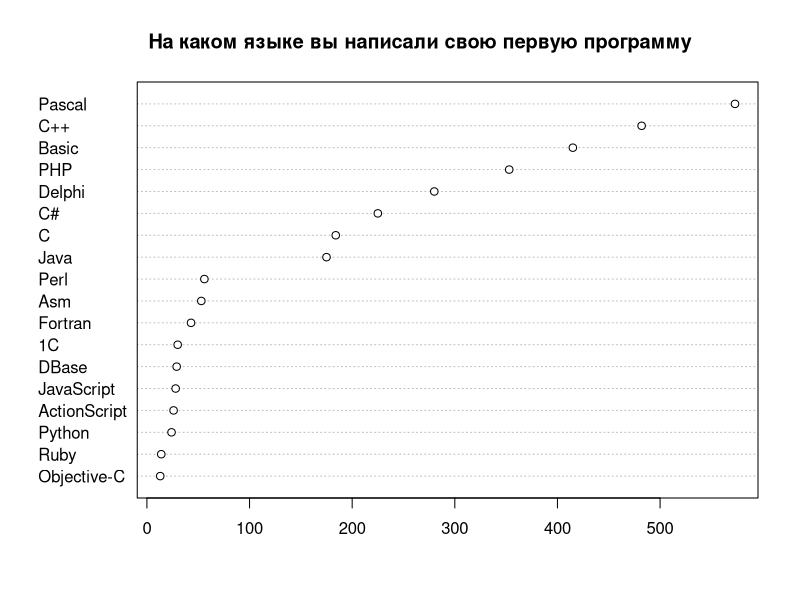
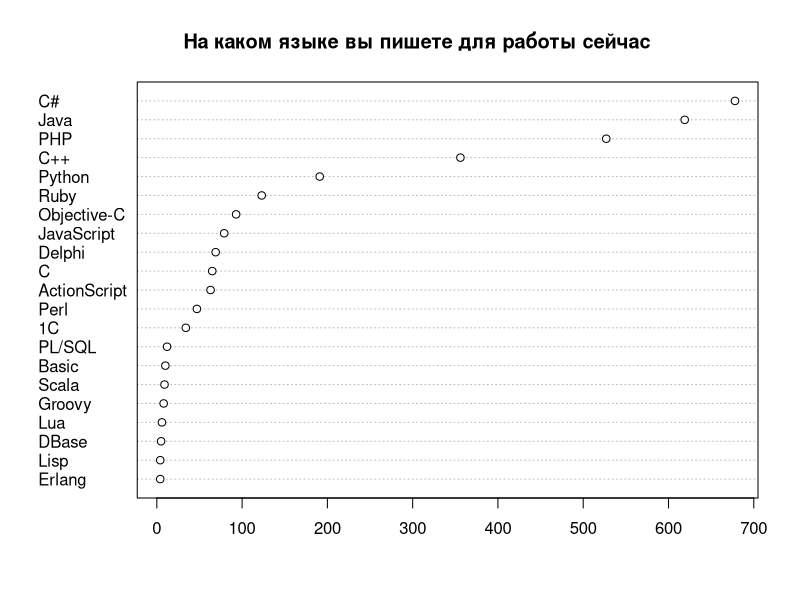

These charts were generated, in order, by the following R code: (Note: this script raises an error after producing the figures.)
# R scripts for cleanup and produsing some statistics for dou questionare.
# (see report on http://www.developers.org.ua/archives/rssh/2010/12/14/programming-languages-rating-2010/ )
# Statistics is incomplete, some steps (such as calculating right bounds 
#  for statistically corrected data)  not included.
#
# Use this on own risc.
#
# You can use and redistribute this scripts on conditions of
# GNU General Public License version 2 or later.
# 
#
# (C) Ruslan Shevchenko <ruslan@shevchenko.kiev.ua> 2010, 2011
#
# note, that file contains cyrillic comments in utf8 encoding.

#config
drawNow=TRUE

qs1 <- read.csv(file="../2010_12/questionare1.csv", head=TRUE, sep=",")
qs2 <- read.csv(file="questionare2.csv", head=TRUE, sep=",")
# normalize data

# попробуес привести к нормальному виду список дополнительных языков:
normalizeLanguage <- function(x) {
  x <- gsub("(^ )|( $)","",x);
  x <- gsub("(ActionScript(.+)$)|(Action *Script.*$)|AS3|AS|as3",
            "JavaScript",x);
  x <- gsub("actionscript|Actionscript|ActionScript|actionScript|(Adobe Fl.*)",
            "JavaScript",x);
  x <- gsub("JavaScript(.*)","JavaScript",x);
  x <- gsub("groovy","Groovy",x);
  x <- gsub("Groovy / Grails at back-end","Groovy",x);
  x <- gsub("(Groovy.*)|& Groovy","Groovy",x);
  x <- gsub("Android Java|Android","Java",x);
  x <- gsub("xslt","XSLT",x);
  x <- gsub("(built-in.*)","Other",x);
  x <- gsub("Delphi.*","Delphi",x);
  x <- gsub("(erlang)|(Erlang \\(server side\\))","Erlang",x);
  x <- gsub("Flash|Flex","JavaScript",x);
  x <- gsub("Google Go","Go",x);
  x <- gsub("Shell.*|bash|UNIX shell|unix shell|Shell.*Bash|shell|Bash|ksh","Shell",x);
  x <- gsub("(Shell.scripts)|(Shell-scripting)","Shell",x);
  x <- gsub("FoxPro","DBase-подобные",x);
  x <- gsub("Matlab","MatLab",x);
  x <- gsub("Ocaml|ocaml","OCaml",x);
  x <- gsub("(VBScript)|(VB.Net)|(VB.NET)|VBS|PureBasic","Basic",x);
  x <- gsub("JavaScript(.*)$","JavaScript",x);
  x <- gsub("MXML","",x);
  x <- gsub("(^XML$)|(^xml$)","",x);
  x <- gsub("^XSL$","XSLT",x);
  x <- gsub("Qt","",x);
  x <- gsub("English","",x);
  x <- gsub("sh","Shell",x);
  x <- gsub("php","PHP",x);
  x <- gsub("go!|go","Go",x);
  x <- gsub("TCL|tcl","Tcl",x);
  x <- gsub("TurboProlog","Prolog",x);
  x <- gsub("CPL(.*)","CPL",x);
  x <- gsub("D \\(client side\\)","D",x);
  x <- gsub("jruby","Ruby",x);
  x <- gsub("clojure","Clojure",x);
  x <- gsub("f#","F#",x);
  x <- gsub("^c$","C",x);
  x <- gsub("что такое(.*)","",x);
  x <- gsub("PL-SQL|pl/sql|pl/pgsql","PL/SQL",x);
  x <- gsub("^sql$","SQL",x);
  x
}
#
languagesColumn <- function(cname,data) { al=NULL
  for(a in strsplit(as.character(data[,cname]),",")) {
    al=c(al,normalizeLanguage(a))
  }
  al <- factor(al)
  al
} 
al <- languagesColumn('AdditionalLanguages',qs2)
pl <- languagesColumn('PetProjectsLanguages',qs2)

# в фиксированном списке языков тоже есть мусор  
normalizeFixLanguage <- function(x) {
 x <- gsub("(^ )|( $)","",x);
 x <- gsub("PL\\\\SQL|(pl/sql)","PL/SQL",x);
 x <- gsub("Visual Basic(.*)|VisualBasic|VB|Sinclair BASIC|QBasic","Basic",x);
 x <- gsub("(^машинный код(.*))|(binary code)|Assembler(.*)|Ассембер(.*)","Asm",x);
 x <- gsub("Asm for M-22","Asm",x);
 x <- gsub("мнемокоды МК(.*)|МК-62","Asm",x);
 x <- gsub("Clipper|Clarion|Fox Pro|FoxPro","DBase",x);
 x <- gsub("С#","C#",x);
 x<-gsub("\\(выберите из списка\\)","нет",x);
 x <- gsub("зависит от(.*)","нет",x);
 x <- gsub("Зависит от(.*)","нет",x);
 x <- gsub("не занимаюсь(.*)","нет",x);
 x <- gsub("Больше проект(.*)|какой(.*)","нет",x);
 x <- gsub("В зависимости(.*)","нет",x);
 x <- gsub("Depends(.*)|где же(.*)","нет",x);
 x <- gsub("Python(.*)","Python",x);
 x <- gsub("erlang","Erlang",x);
 x <- gsub("F#, Ocaml","F#",x);
 x <- gsub("сильно(.*)","нет",x);
 x <- gsub("flex","ActionScript",x);
 x <- gsub("go|go,(.*)","Go",x);
 x <- gsub("Ruby(.*)","Ruby",x);
 x <- gsub("c/asm/(.*)","C",x);
 x <- gsub("PL/Sql(.*)","PL/SQL",x);
}
qs1['NowLanguage'] <- lapply(qs1['NowLanguage'],
                            function(x){factor(normalizeFixLanguage(x))})
qs1['NextLanguage'] <- lapply(qs1['NextLanguage'],
                            function(x){factor(normalizeFixLanguage(x))})
qs1['FirstLanguage'] <- lapply(qs1['FirstLanguage'],
                            function(x){factor(normalizeFixLanguage(x))})

qs2['NowLanguage'] <- lapply(qs2['NowLanguage'],
                            function(x){factor(normalizeFixLanguage(x))})
qs2['NextLanguage'] <- lapply(qs2['NextLanguage'],
                            function(x){factor(normalizeFixLanguage(x))})
qs2['FirstLanguage'] <- lapply(qs2['FirstLanguage'],
                            function(x){factor(normalizeFixLanguage(x))})

# удалим неиспользуемые колонки
qs1$Comment <- NULL
qs1$Timestamp <- NULL
qs2$Timestamp <- NULL


# "да"/"нет" пусть будут с большой буквы 
normalizeBool <- function(x) {
  x<-gsub("да","Да",x)
  x<-gsub("нет","Нет",x)
}
qs2['InUA'] <- lapply(qs2['InUA'],function(x){factor(normalizeBool(x))})

qs <- qs2


# на чем начинали ?
funsfl <- function(qs) {
  sfl <- summary(qs[['FirstLanguage']])
  sfl <- sfl[order(sfl)]
  return(sfl[sfl>10])
}
sfl1 <- funsfl(qs1)
sfl1 <- sfl1[-match("другой",names(sfl1))]
sfl2 <- funsfl(qs2)

if (drawNow) {
  png(file="sfl.png")
  dotchart(sfl2)
  title("На каком языке вы написали свою первую программу")
  dev.off()
}



# на чем пишут сейчас ?
funsnl<-function(qs) {
 snl <- summary(qs[['NowLanguage']])
 snl <- snl[order(snl)]
 if (!is.na(match("другой",names(snl)))) {
    snl <- snl[-match("другой",names(snl))]
 }
 # хмм, у нас же в преамбле было написано что SQL здесь не рассматривается
 if (!is.na(match("SQL",names(snl)))) {
    snl <- snl[-match("SQL",names(snl))]
 }
 return(snl)
}
snl1 <- funsnl(qs1)
# в прошлый раз 1С была кириллицей, сейчас латыницей
snl1['1C']=snl1['1С']
snl1sv <- snl1
snl1 <- snl1[snl1>3]
snl2 <- funsnl(qs2)
snl2sv <- snl2
snl2 <- snl2[snl2>3]
#  нарисуем картинку
if (drawNow) {
  png(file="snl.png")
  dotchart(snl2)
  title("На каком языке вы пишете для работы сейчас ")
  dev.off()
}

# приведем прошлый и будущтй опрос к одним параметром
# нынешний:
snlp <- snl2
snlp["C/C++"] <- snl2["C"]+snl2["C++"]
snlp["JavaScript"] <- snl2["JavaScript"]+snl2["ActionScript"]
snlp <- snlp[-match(c("C","C++","ActionScript"),names(snlp))]
# прошлый:
i<-match("DBase-подобные", names(snl1))
names(snl1)[i]<-"DBase"

snl1old <- snl1
snlpold <- snlp
# приведем к долям от общего к-ства
snl1 <- (snl1/n1)*100
snlp <- (snlp/n2)*100
# нам интересно  тольк то, что больше процента
snl1 <- snl1[snl1>1]
snl1 <- snl1[order(snl1)]
snlp <- snlp[snlp>1]
snlp <- snlp[order(snlp)]


cnames <- intersect(names(snl1),names(snlp))
## сдалаем общую матрицу и выложим на общий график
snlm <- matrix(ncol=length(cnames),nrow=2,byrow=TRUE)
colnames(snlm) <- cnames
rownames(snlm) <- c("2010-11","2011-07") 
snlm["2010-11",] <- snl1[cnames]
snlm["2011-07",] <- snlp[cnames]
if (drawNow) {
  png(file="slnm.png")
  barplot(snlm,beside=TRUE,cex.names=0.6,legend=TRUE,args.legend=list(x="topleft"))
  title("Доли языков в сравнении с прошлым опросом")
  dev.off();
}



# на что хотят перейти сейчас ?
sxl <- summary(qs[['NextLanguage']])
sxl <- sxl[order(sxl)]
if (!is.na(match("другой",names(sxl)))) {
  sxl <- sxl[-match("другой",names(sxl))]
}
if (!is.na(match("нет",names(sxl)))) {
  sxl <- sxl[-match("нет",names(sxl))]
}
sxl<-sxl[sxl>5]
if (drawNow) {
  png(file="sxl.png")
  dotchart(sxl)
  title("Если бы вы начинали сейчас коммерческий проект \n и у вас была-бы свобода выбора ...")
  dev.off()
}

#
# Индекс удовлетворенности языком (для немаргинальных):
#  старые рассчеты
lct1 <- table(qs1$NowLanguage,qs1$Change)
lci1 <- lct1[,"Нет"]/(lct1[,"Нет"]+lct1[,"Да"])
# Запомним для использования в итогах
lci1 <- lci1[names(snl1old[snl1old>15])]
lci1 <- lci1[order(lci1)]
lct1 <- table(qs1$NowLanguage,qs1$NextLanguage)
# новые на основе выбора следующего языка
lct <- table(qs$NowLanguage,qs$NextLanguage)
lci <- array(0,length(rownames(lct)))
names(lci) <- rownames(lct)
for(i in rownames(lct)) {
  if (i %in% colnames(lct)) {
    lci[i]<-lct[i,i]/sum(lct[i,])
  }
}
lcisv <- lci
lci <- lci[names(snl2[snl2>15])]
lci <- lci[order(lci)]
if (drawNow) {
  png(file="lci.png")
  barplot(lci,las=2)
  title("Индекс приверженности к языкам ...")
  dev.off()
}


snl <- snl2
languageAfter <- function(lct,name) {
 mgX <- lct[name,]/snl[name]
 mgX <- mgX[mgX>0.01]
 mgX <- mgX[rev(order(mgX))]
}

#
# куда планируюь уйти с C
print("mirgation from C:");
print(languageAfter(lct,"C"))

#
# куда планируют перейти PHP-ники:
print("mirgation from PHP:");
print(languageAfter(lct,"PHP"))

print("mirgation from Perl");
print(languageAfter(lct,"Perl"))

# то-же самое для l=других языков
print("mirgation from Delphi:");
print(languageAfter(lct,"Delphi"))

print("mirgation from 1C:");
print(languageAfter(lct,"1C"))

print("mirgation from Java:");
print(languageAfter(lct,"Java"))

print("old mirgation from Java:");
print(languageAfter(lct1,"Java"))

print("mirgation from Python");
print(languageAfter(lct,"Python"))

print("mirgation from C#");
print(languageAfter(lct,"C#"))



# распределение по языкам и опыту работы
lct1 <- table(qs1$NowLanguage,qs1$Experience)
lct2 <- table(qs2$NowLanguage,qs2$ExperienceInProgramming)
langPercentage <- function(lct,snl,x) {
   lct[x,]/snl[x]
}


lct2 <- lct2[names(snl2[snl2>50]),]
#lct <- lct[,c("0","1","2","3","4","5","6","7","8","9","10 и больше")]
lct2 <- lct2[,c("1","2","3","4","5","6","7","8","9","10+")]
#colnames(lct)<-c("0","1","2","3","4","5","6","7","8","9",">10")
plct2 <- langPercentage(lct2,snl2,rownames(lct2))
if (drawNow) {
  png(file="experience1.png")
  #oldpar <- par(mfrow=c(1,2))
  names<-c("C#","Java","C","C++")
  barplot(lct2[names,],beside=TRUE,col=rainbow(4))
  legend("topleft",names,fill=rainbow(3))
  title("опыт работы: C#, Java, C, C++")
  #barplot(plct[names,],beside=TRUE,col=rainbow(3))
  dev.off()
  # и для скрипт-языков
  png(file="experience2.png")
  #oldpar <- par(mfrow=c(1,2))
  names<-c("PHP","Python","Ruby")
  barplot(lct2[names,],beside=TRUE,col=rainbow(3))
  title("Опыт работы: скрипт-языки")
  legend("topleft",names,fill=rainbow(3))
  #barplot(plct[names,],beside=TRUE,col=rainbow(3))
  dev.off()
  #par(oldpar)
}


# какие языки используются как дополнительные
sal<-summary(al)
sal<-sal[sal>10]
sal<-sal[order(sal)]
if (drawNow) {
  png(file="sal.png")
  dotchart(sal)
  title("Какие дополнительные языки вы используете для работы ?")
  dev.off()
}


# и для развлечения
spl <- summary(pl)
spl <- spl[spl>10]
spl <- spl[order(spl)]
if (drawNow) {
  png(file="spl.png")
  dotchart(spl)
  title("Есть ли у вас свои pet-projects ?\nЕсли есть, то на каких языках ?")
  dev.off()
}
## сколько пользователей вобще пишет для развлечения:
ppl<-qs[["PetProjectsLanguages"]]
cat("К-ство пользователей, у кого есть свои проекты:",
  length(ppl[ppl!=""])
  ,"\n"
)

## как принимается решение о выборе языка:
scl=summary(qs$Choos)
names(scl) <- c("зависит \nот проекта","заказчиком","исполнителем","моя организация\n специализируется на этом языке","совместно")
if (drawNow) {
  png(file="scl.png")
  barplot(scl)
  title("Кем принимается решение о выборе языка ?")
  text(3,1,labels=c("исполнителем"))
  text(5.5,1,labels=c("совместно"))
  dev.off()
}

# демография - опыт работы в программировании сейчас,
ew2 <- summary(qs2[['ExperienceInProgramming']])[c("1","2","3","4","5","6","7","8","9","10+")]
ew2 <- ew2/sum(ew2)
# по сравнению с прошлым опросом
ew1 <- summary(qs1[['Experience']])
ew1["1"]=ew1["1"]+ew1["2"];
ew1["10+"]<-ew1["10 и больше"]
ew1 <- ew1[c("1","2","3","4","5","6","7","8","9","10+")]
ew1 <- ew1/sum(ew1)
## сдалаем общую матрицу и выложим на общий график
ew <- matrix(ncol=10,nrow=2,byrow=TRUE)
colnames(ew) <- names(ew2)
rownames(ew) <- c("2010-11","2011-07")
ew["2010-11",] <- ew1
ew["2011-07",] <- ew2
if (drawNow) {
  png(file="ew.png")
  barplot(ew,beside=TRUE)
  title("Распределение опыта работы программистом")
  dev.off()
}

#на чем пишут люи старше 50 ?
t <- table(qs$Age,qs$NowLanguage)
x <- t[">= 50",]
x <- x[x>0]
x <- x[rev(order(x))]
print("languages for people after 50")
print(x)
# а 40-50 ?
x <- t["[40, 50)",]
x <- x[x>0]
x <- x[rev(order(x))]
print("languages for people in [40,50)")
print(x)

en <- c("1","2","3","4","5","6","7","8","9","10+")
t2<-table(qs$ExperienceInLanguage,qs$ExperienceInProgramming)[en,en]
if (drawNow) {
  png(file="el.png")
  barplot(t2,col=rainbow(10))
  title("Опыт работы программистом/на выбранном языке")
  dev.off()
}



## опыт работы в диаспоре и приехавшиз из украины
stu <- table(qs$InUA,qs$ExperienceInProgramming)
stu <- stu[,c("1","2","3","4","5","6","7","8","9","10+")]
colnames(stu)<-c("1","2","3","4","5","6","7","8","9",">10")
stu <- stu[c("Да","Нет"),]
normalizePercents<-function(tbl) 
{
 for(x in rownames(tbl)) {
   tbl[x,]<-tbl[x,]/sum(tbl[x,])
 }
 tbl
}
stu<-normalizePercents(stu)
# barcode.
# 
if (drawNow) {
  png(file="expUA.png")
  barplot(stu,beside=TRUE,legend=TRUE)
  dev.off()
}

# 
stu <- table(qs$NowLanguage,qs$InUA)
linUA=stu[,"Да"]
linNotUA=stu[,"Нет"]


linUA<-linUA/sum(linUA)
linUA<-linUA[order(linUA)]
linUA<-linUA[linUA>0.03]

linNotUA<-linNotUA/sum(linNotUA)
linNotUA<-linNotUA[order(linNotUA)]
linNotUA<-linNotUA[linNotUA>0.03]

names<-c("C#","Java","PHP","C++","Python","Ruby")
lnua<-cbind(linUA[names],linNotUA[names])
colnames(lnua)<-c("in UA","not in UA")
if (drawNow) {
  png(file="lnUA.png")
  barplot(lnua,beside=TRUE,col=rainbow(6))
  legend("topright",names,fill=rainbow(6))
  dev.off()
}

# now do summary of languages.
names<-c("C#","Java","C","C++","PHP","Python","Ruby","Objective-C","Scala",
      "Delphi", "JavaScript", "ActionScript","F#",
      "Perl", "Haskell", "Lisp", "1C", "Basic", "Erlang",
      "DBase", "PL/SQL", "Asm", "Lua", "Fortran", "Cobol","Groovy")

#
# allign all to one set of names
zeroNames <- function(data,names) {
 for(i in names) {
   if (is.na(data[i])) {
     data[i] = 0
   }
 }
 data
}


snl1sv <- snl1sv[-match("нет",names(snl1sv))]
# snl2sv <- snl2sv[-match("нет",names(snl1sv)]

snl1sv <- zeroNames(snl1sv,names)
snl2sv <- zeroNames(snl2sv,names)

rxsnl1p <- (snl1sv/sum(snl1sv))[names]*100
rxsnl2p <- (snl2sv/sum(snl2sv))[names]*100

rxsnl2 <- snl2sv[names]

rxsfl <- sfl2[names]

sxl <- zeroNames(sxl,names)
rxsxl <- sxl[names]
rxsxlp <- (sxl/sum(sxl))[names]*100


splf <- summary(pl)
splf <- zeroNames(splf,names)
rxspl <- splf[names]

salf <- summary(al)
salf <- zeroNames(salf,names)
rxsal <- salf[names]

diff = rxsnl2p-rxsnl1p

rxlci <- lcisv[names]

#
# печатаем изменения по сравнению с прошлым разом
# если вероятность изменения > 90%
pv <- cbind(names)
for(l in names) {
  pv[l] <-prop.test(c(snl2sv[l],snl1sv[l]),c(n2,n1))$p.value
}


res<-cbind(rxsnl2p,diff,rxsnl2,rxsxlp,rxsxl,rxsal,rxspl,rxlci)

for(l in names) {
  if (is.na(pv[l]) || pv[l]>0.10) {
    res[l,'diff'] <- NA
  }
}

# и показать финальную таблцу, отсортированную по доле рынка
res<- res[rev(order(rxsnl2)),]
res

